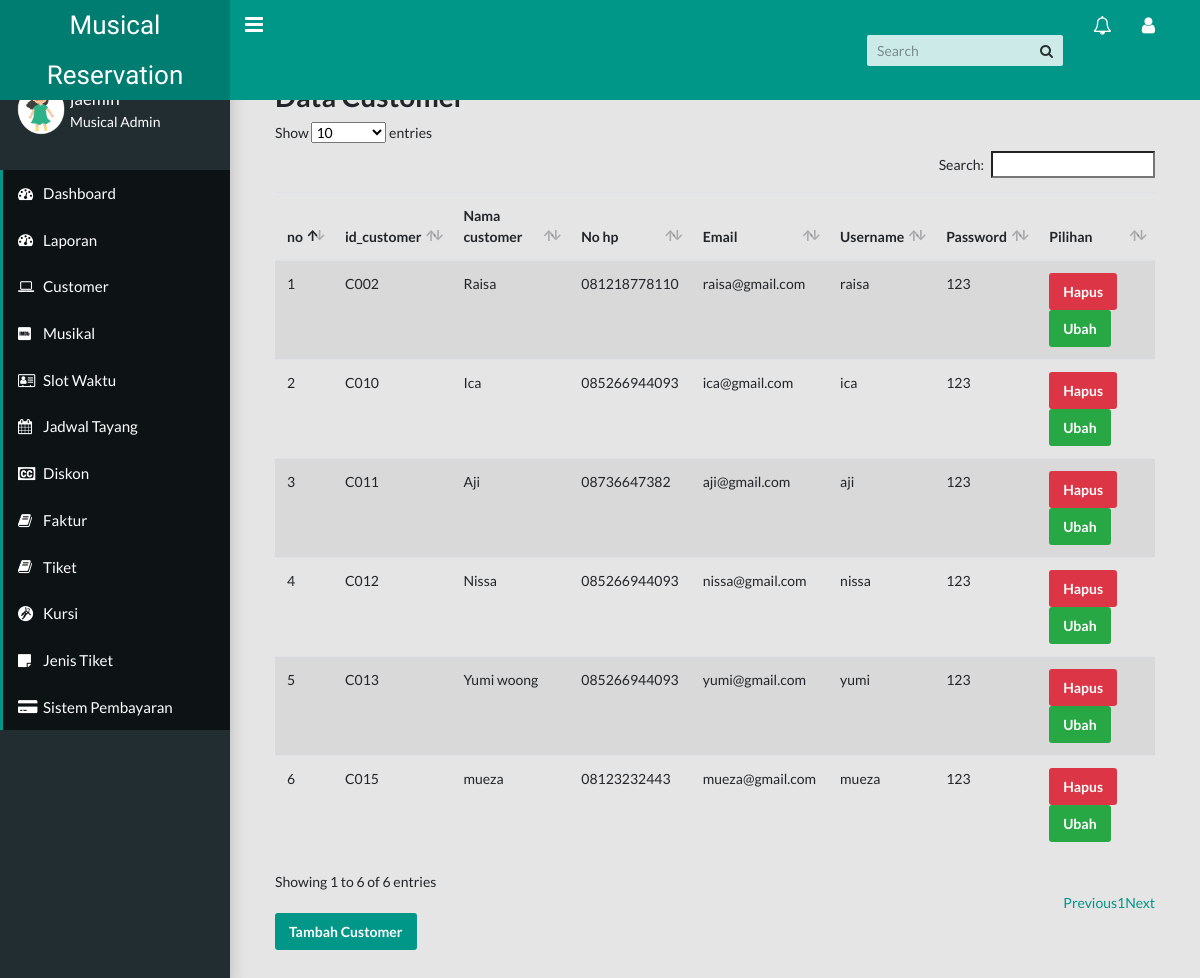
/admin/dashboard.php?halaman=customer (signed in), run on the app's committed database.
### tables this page shows
CREATE TABLE `customer` (
  `id_customer` varchar(20) NOT NULL,
  `Nama_customer` varchar(20) NOT NULL,
  `No_hp` varchar(20) NOT NULL,
  `Email` varchar(20) NOT NULL,
  `user` varchar(20) NOT NULL,
  `pass` varchar(20) NOT NULL
);

### admin/customer.php (the view)
<?php
$koneksi = new mysqli("localhost","root","","musikal_reservation");
?>
 <div class="container">
	 <h2>Data Customer</h2>
<div class="table-responsive">
 <table id="example" class="table table-striped" cellspacing="0" width="100%">
	<thead>
		<tr>
			<th>no</th>
			<th>id_customer</th>
			<th>Nama customer</th>
			<th>No hp</th>
			<th>Email</th>
			<th>Username</th>
			<th>Password</th>
			<th>Pilihan</th>
		</tr>
	</thead>
	<tbody>
		<?php $no=1; ?>
		<?php $ambil= $koneksi->query("SELECT * FROM customer"); ?>
		<?php while($pecah= $ambil->fetch_assoc()){ ?>
		<tr>
			<td><?php echo $no; ?></td>
			<td><?php echo $pecah['id_customer']; ?></td>
			<td><?php echo $pecah['Nama_customer']; ?></td>
			<td><?php echo $pecah['No_hp']; ?></td>
			<td><?php echo $pecah['Email']; ?></td>
			<td><?php echo $pecah['user']; ?></td>
			<td><?php echo $pecah['pass']; ?></td>
			<td>
				<a onclick="return confirm('Apakah anda yakin ingin menghapus data ini..?')" href="dashboard.php?halaman=hapuscustomer&id=<?php echo $pecah['id_customer']; ?>" class="btn btn-danger {color: #FFF;background-color: #009688;border-color: #009688;}">Hapus</a>
				<a href="dashboard.php?halaman=ubahcustomer&id=<?php echo $pecah['id_customer']; ?>" class="btn btn-success">Ubah</a>
			</td>
		</tr>
		<?php $no++; ?>
		<?php } ?>
	</tbody>
</table>
<a href="dashboard.php?halaman=tambahcustomer" class="btn btn-primary {color: #FFF;background-color: #009688;border-color: #009688;}">Tambah Customer</a>

### data on the page
customer: id_customer "C002", Nama_customer "Raisa", No_hp "081218778110", Email "raisa@gmail.com", user "raisa", pass "123"
customer: id_customer "C010", Nama_customer "Ica", No_hp "085266944093", Email "ica@gmail.com", user "ica", pass "123"
customer: id_customer "C011", Nama_customer "Aji", No_hp "08736647382", Email "aji@gmail.com", user "aji", pass "123"
customer: id_customer "C012", Nama_customer "Nissa", No_hp "085266944093", Email "nissa@gmail.com", user "nissa", pass "123"
customer: id_customer "C013", Nama_customer "Yumi woong", No_hp "085266944093", Email "yumi@gmail.com", user "yumi", pass "123"
customer: id_customer "C015", Nama_customer "mueza", No_hp "08123232443", Email "mueza@gmail.com", user "mueza", pass "123"
